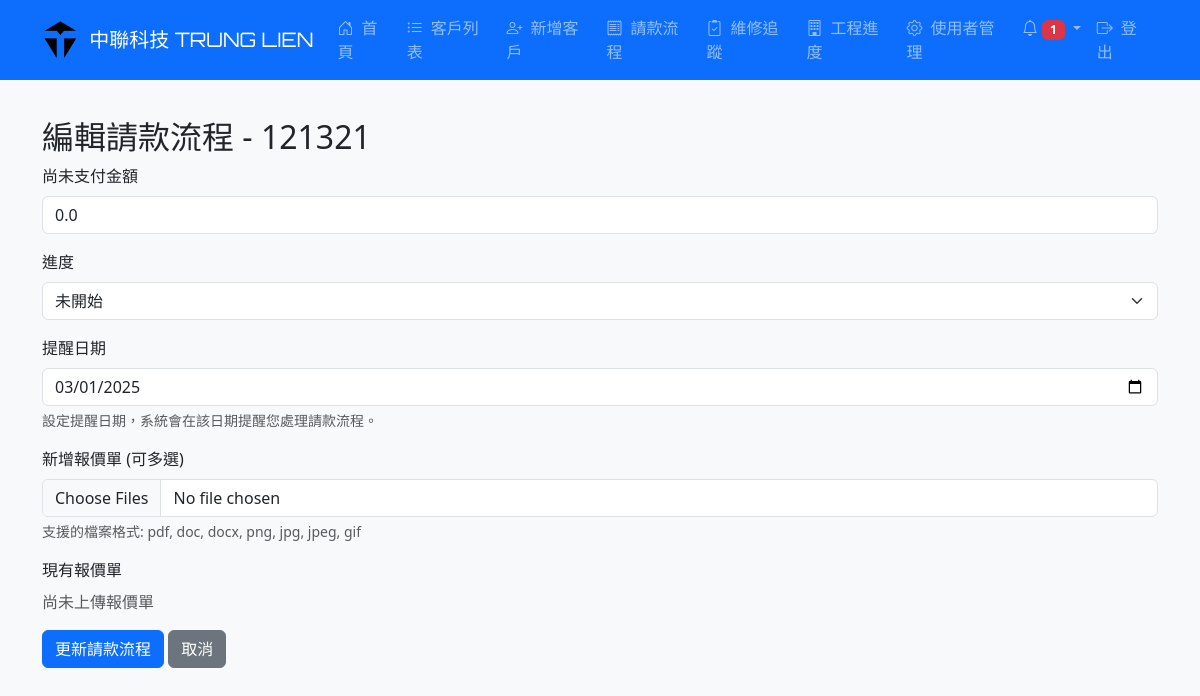
Screenshot of /billing/edit/11 (signed in) with the database file from the repository.
### tables this page shows
CREATE TABLE customers (
                id INTEGER PRIMARY KEY AUTOINCREMENT,
                name TEXT NOT NULL,
                camera_remote_url TEXT,
                internal_ip TEXT,
                communication_port TEXT,
                monitoring_credentials TEXT,
                router_password TEXT,
                google_map_url TEXT,
                floor_plan TEXT,
                created_at DATETIME DEFAULT (datetime('now', 'localtime'))
            );

CREATE TABLE billing (
                id INTEGER PRIMARY KEY AUTOINCREMENT,
                customer_id INTEGER NOT NULL,
                unpaid_amount REAL DEFAULT 0.0,
                current_step INTEGER DEFAULT 0,
                quotation_path TEXT,
                last_updated DATETIME DEFAULT (datetime('now', 'localtime')),
                last_editor TEXT, reminder_date DATETIME, notified INTEGER DEFAULT 0,
                FOREIGN KEY (customer_id) REFERENCES customers(id) ON DELETE CASCADE
            );

### app.py (the view, shortened to what this page needs)
@app.route('/billing/edit/<int:id>', methods=['GET','POST'])
@login_required
def edit_billing(id):
    conn = get_db()
    try:
        record = conn.execute('''
            SELECT b.*, c.name as customer_name
            FROM billing b
            JOIN customers c ON b.customer_id = c.id
            WHERE b.id=?
        ''', (id,)).fetchone()
        if not record:
            flash("找不到請款記錄", "danger")
            return redirect(url_for('billing'))
        quotations = conn.execute("SELECT * FROM billing_quotations WHERE billing_id=?", (id,)).fetchall()
        record = dict(record)
        record['quotations'] = [dict(q) for q in quotations]
        return render_template("billing_edit.html", record=record)
    except Exception as e:
        flash("更新請款記錄失敗: " + str(e), "danger")
        return redirect(url_for('billing'))
    finally:
        conn.close()

### app.py (called while the page is built)
def get_db():
    conn = sqlite3.connect('customer.db')
    conn.row_factory = sqlite3.Row
    conn.execute('PRAGMA foreign_keys = ON')
    return conn

def login_required(f):
    @wraps(f)
    def decorated_function(*args, **kwargs):
        if not session.get('user'):
            flash("請先登入", "warning")
            return redirect(url_for('login'))
        return f(*args, **kwargs)
    return decorated_function

### templates/billing_edit.html (shortened to what this page needs)
{% extends "base.html" %}
{% block content %}
<div class="mt-5">
  <h2>編輯請款流程 - {{ record.customer_name }}</h2>
  <form method="POST" action="{{ url_for('edit_billing', id=record.id) }}" enctype="multipart/form-data">
    <div class="mb-3">
      <label for="unpaid_amount" class="form-label">尚未支付金額</label>
      <input type="number" step="0.01" class="form-control" id="unpaid_amount" name="unpaid_amount" value="{{ record.unpaid_amount }}">
    </div>
    <div class="mb-3">
      <label for="current_step" class="form-label">進度</label>
      <select name="current_step" id="current_step" class="form-select" required>
        <option value="0" {% if record.current_step == 0 %}selected{% endif %}>未開始</option>
      </select>
    </div>
    <div class="mb-3">
      <label for="reminder_date" class="form-label">提醒日期</label>
      <input type="date" name="reminder_date" id="reminder_date" class="form-control" value="{{ record.reminder_date if record.reminder_date else '' }}">
      <div class="form-text">設定提醒日期，系統會在該日期提醒您處理請款流程。</div>
    </div>
    <div class="mb-3">
      <label for="quotations" class="form-label">新增報價單 (可多選)</label>
      <input type="file" class="form-control" id="quotations" name="quotations" multiple>
      <div class="form-text">支援的檔案格式: pdf, doc, docx, png, jpg, jpeg, gif</div>
    </div>
    <div class="mb-3">
      <label class="form-label">現有報價單</label>
      {% if record.quotations and record.quotations|length > 0 %}
        <div class="d-flex flex-wrap">
          {% for quotation in record.quotations %}
            {% set ext = quotation.file_path.split('.')[-1]|lower %}
            <div class="text-center me-3">
              {% if ext in ['png','jpg','jpeg','gif'] %}
                <a href="{{ url_for('uploaded_file', filename=quotation.file_path) }}" target="_blank">
                  <img src="{{ url_for('uploaded_file', filename=quotation.file_path) }}" alt="報價單縮圖" class="img-fluid rounded" style="max-width: 100px;">
                </a>
              {% else %}
                <a href="{{ url_for('uploaded_file', filename=quotation.file_path) }}" target="_blank">
                  <i class="bi bi-file-earmark-text" style="font-size: 1.5rem;"></i>
                </a>
              {% endif %}
              <div class="form-check">
                <input class="form-check-input" type="checkbox" name="delete_quotation_{{ quotation.id }}" id="deleteQuotation{{ quotation.id }}">
                <label class="form-check-label text-danger" for="deleteQuotation{{ quotation.id }}">刪除</label>
              </div>
            </div>
          {% endfor %}
        </div>
      {% else %}
        <p class="text-muted">尚未上傳報價單</p>
      {% endif %}
    </div>
    <button type="submit" class="btn btn-primary">更新請款流程</button>
    <a href="{{ url_for('billing') }}" class="btn btn-secondary">取消</a>
  </form>
</div>
{% endblock %}

### templates/base.html (style rules this page uses)
body { padding-top: 70px; }

### rows the page displays
customers: customer_name "121321"
billing: unpaid_amount "0.0", current_step "未開始", reminder_date "03/01/2025"

### other values shown
{{ notifications|length }} "1"
